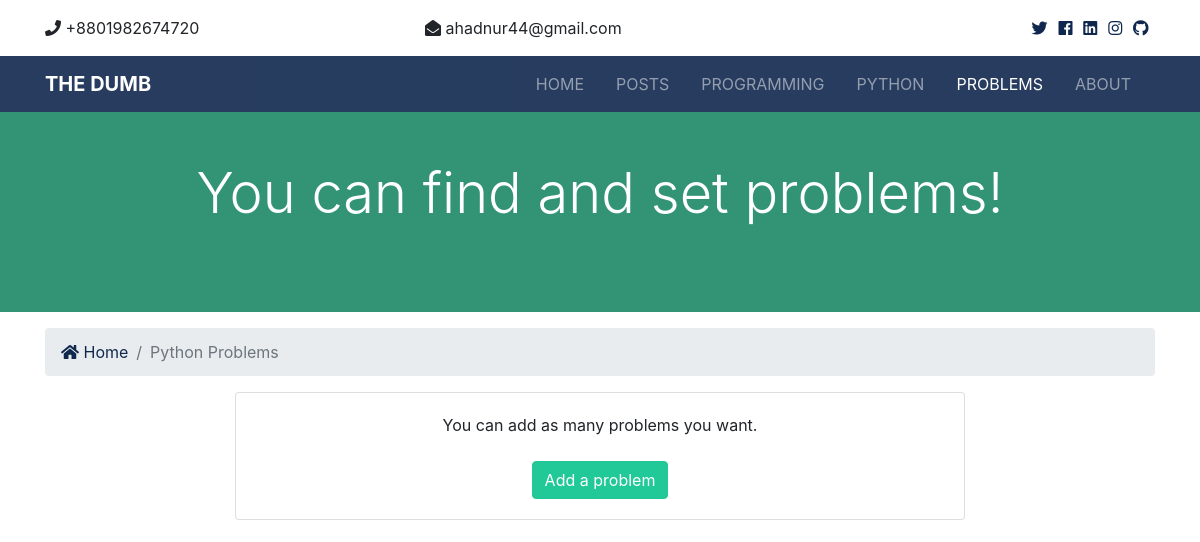
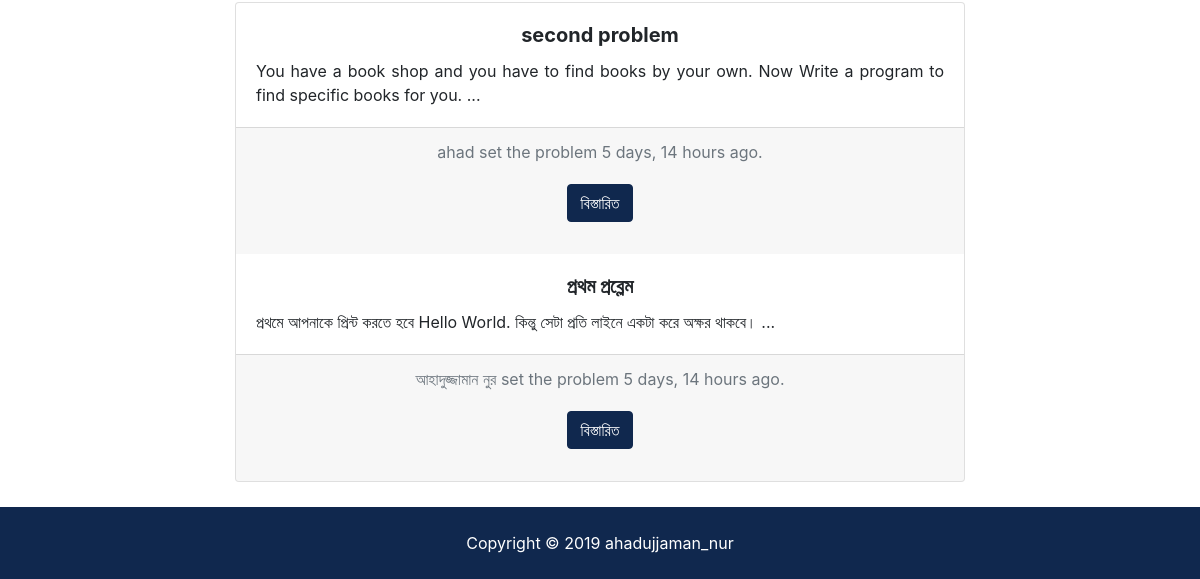
The app's page /problems/, older data (2 pictures, top to bottom).
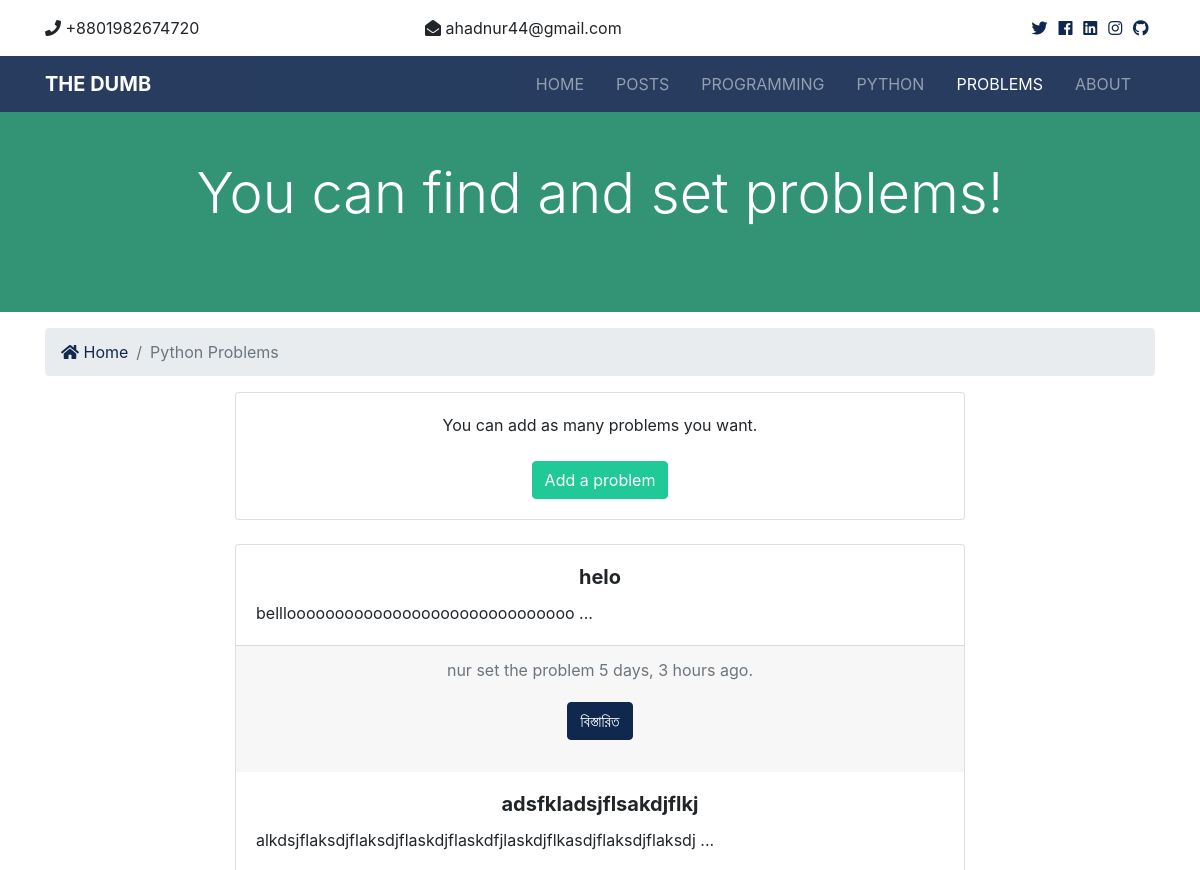
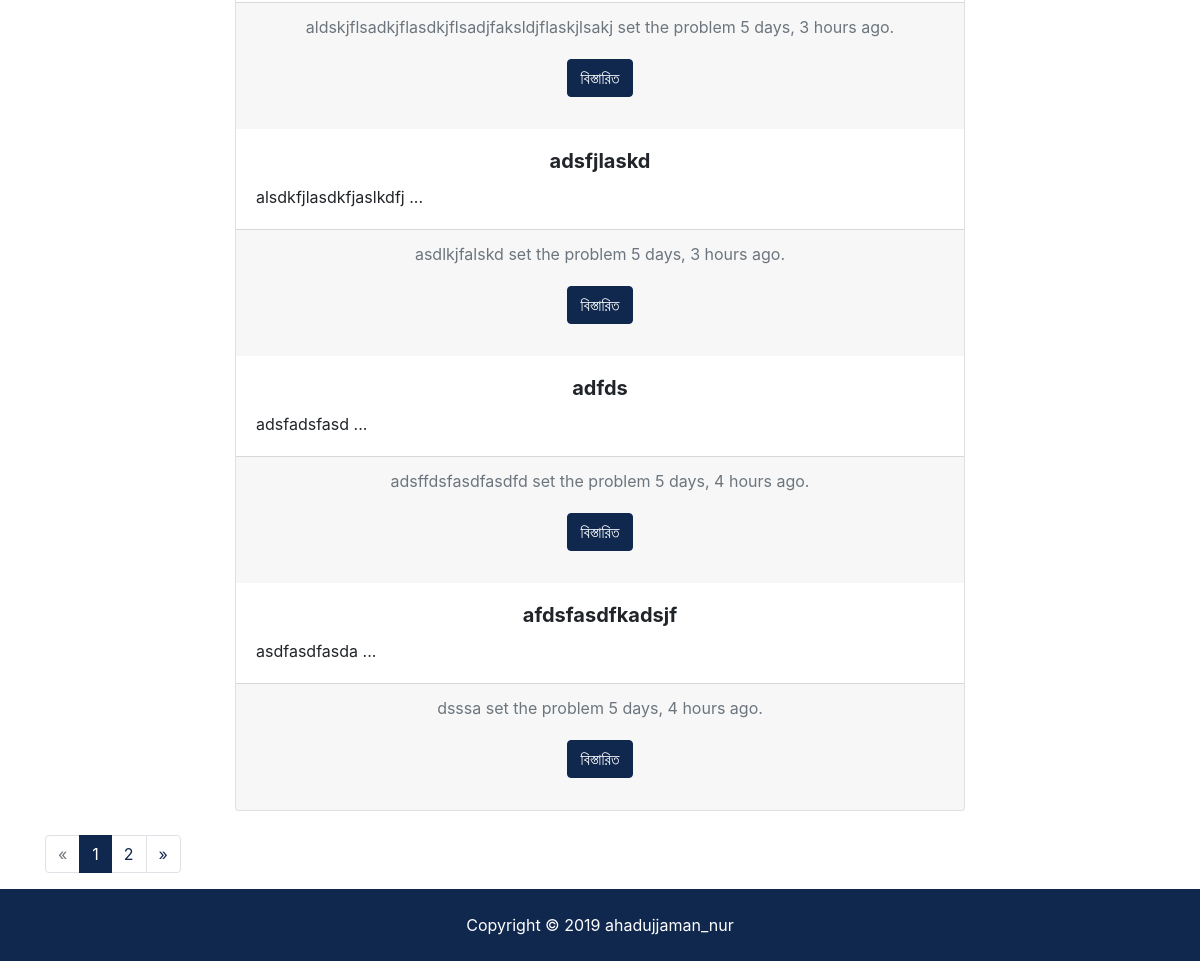
The same page, newer data (2 pictures, top to bottom).
### problem/models.py (models this page shows, shortened)
class Problem(models.Model):
    title = models.CharField(max_length=100)
    slug = models.SlugField(max_length=100, null=True, blank=True)
    body = models.TextField()
    problem_setter = models.CharField(max_length=100)
    time = models.DateTimeField(default=datetime.now, blank=True)
    def body_preview(self):
        return self.body[:250]

### problem/views.py (the view)
# urls.py: path('', views.index, name='index'),
def index(request):
    problems = Problem.objects.order_by('-time')
    paginator = Paginator(problems, 5)
    page = request.GET.get('page')
    paged_problems = paginator.get_page(page)
    context = {
        'problems': paged_problems
    }
    return render(request, 'problem/problems.html', context)

### templates/problem/problems.html (shortened to what this page needs)
{% extends 'base.html' %}
{% load humanize %}
{% block content %}
<section id="showcase-inner" class="py-5 text-white">
    <div class="container">
        <div class="row text-center">
            <div class="col-md-12">
                <h1 class="display-4">You can find and set problems!</h1>
            </div>
        </div>
    </div>
</section>
<section id="bc" class="mt-3">
    <div class="container">
        <nav aria-label="breadcrumb">
            <ol class="breadcrumb">
                <li class="breadcrumb-item">
                    <a href="{% url 'index' %}">
                        <i class="fas fa-home"></i> Home</a>
                </li>
                <li class="breadcrumb-item active">Python Problems</li>
            </ol>
        </nav>
    </div>
</section>
<div class="container">
    <div class="row">
        <div class="col-lg-8 col-md-10 mx-auto">
            <div class="card text-center">
                <div class="card-body">
                    <span>You can add as many problems you want.</span><br><br>
                    <a class="btn btn-success" href="{% url 'add_problem' %}">Add a problem</a>
                </div>
            </div>
            <br>
            <div class="card text-center">
                {% if problems %}
                {% for problem in problems %}
                <div class="card-body">
                    <h5 class="card-title"><b>{{ problem.title }}</b></h5>
                    <div align="justify">
                        <p class="card-text">{{ problem.body_preview | safe }} ...</p>
                    </div>
                </div>
                <div class="card-footer text-muted">
                    {{ problem.problem_setter }} set the problem {{ problem.time | timesince}} ago.
                    <div class="card-body">
                        <a href="{% url 'problem' problem.slug %}" class="btn btn-primary">বিস্তারিত</a>
                    </div>
                </div>
                {% endfor %}
                {% else %}
                <div class="card-body">
                    <h5 class="card-title">
                        No Problems Are Available!
                    </h5>
                </div>
                {% endif %}
            </div>
        </div>
    </div>
</div>
<br>
<div class="container">
    <div class="row">
        <div class="col-md-12">
            {% if problems.has_other_pages %}
            <ul class="pagination">
                {% if problems.has_previous %}
                <li class="page-item">
                    <a href="?page={{problems.previous_page_number}}" class="page-link">&laquo;</a>
                </li>
                {% else %}
                <li class="page-item disabled">
                    <a class="page-link">&laquo;</a>
                </li>
                {% endif %}
                {% for i in problems.paginator.page_range %}
                {% if problems.number == i %}
                <li class="page-item active">
                    <a class="page-link">{{i}}</a>
                </li>
                {% else %}
                <li class="page-item">
                    <a href="?page={{i}}" class="page-link">{{i}}</a>
                </li>
                {% endif %}
                {% endfor %}
                {% if problems.has_next %}
                <li class="page-item">
                    <a href="?page={{problems.next_page_number}}" class="page-link">&raquo;</a>
                </li>
                {% else %}
                <li class="page-item disabled">
                    <a class="page-link">&raquo;</a>
                </li>
                {% endif %}
            </ul>
            {% endif %}
        </div>
    </div>
</div>
{% endblock %}

Row changes from the older to the newer data that the page shows:
no longer on this page (row unchanged): Problem: title "second problem", body_preview "You have a book shop and you have to find books by your own. Now Write a program to find specific books for you.", problem_setter "ahad", time "5 days, 14 hours"
no longer on this page (row unchanged): Problem: title "প্রথম প্রব্লেম", body_preview "প্রথমে আপনাকে প্রিন্ট করতে হবে Hello World. কিন্তু সেটা প্রতি লাইনে একটা করে অক্ষর থাকবে।", problem_setter "আহাদুজ্জামান নুর", time "5 days, 14 hours"
added Problem: title "helo", body_preview "bellloooooooooooooooooooooooooooooo", problem_setter "nur", time "5 days, 3 hours"
added Problem: title "adsfkladsjflsakdjflkj", body_preview "alkdsjflaksdjflaksdjflaskdjflaskdfjlaskdjflkasdjflaksdjflaksdj", problem_setter "aldskjflsadkjflasdkjflsadjfaksldjflaskjlsakj", time "5 days, 3 hours"
added Problem: title "adsfjlaskd", body_preview "alsdkfjlasdkfjaslkdfj", problem_setter "asdlkjfalskd", time "5 days, 3 hours"
added Problem: title "adfds", body_preview "adsfadsfasd", problem_setter "adsffdsfasdfasdfd", time "5 days, 4 hours"
added Problem: title "afdsfasdfkadsjf", body_preview "asdfasdfasda", problem_setter "dsssa", time "5 days, 4 hours"
Text that changed along with them:
new list line: "1"
new list line: "2"
